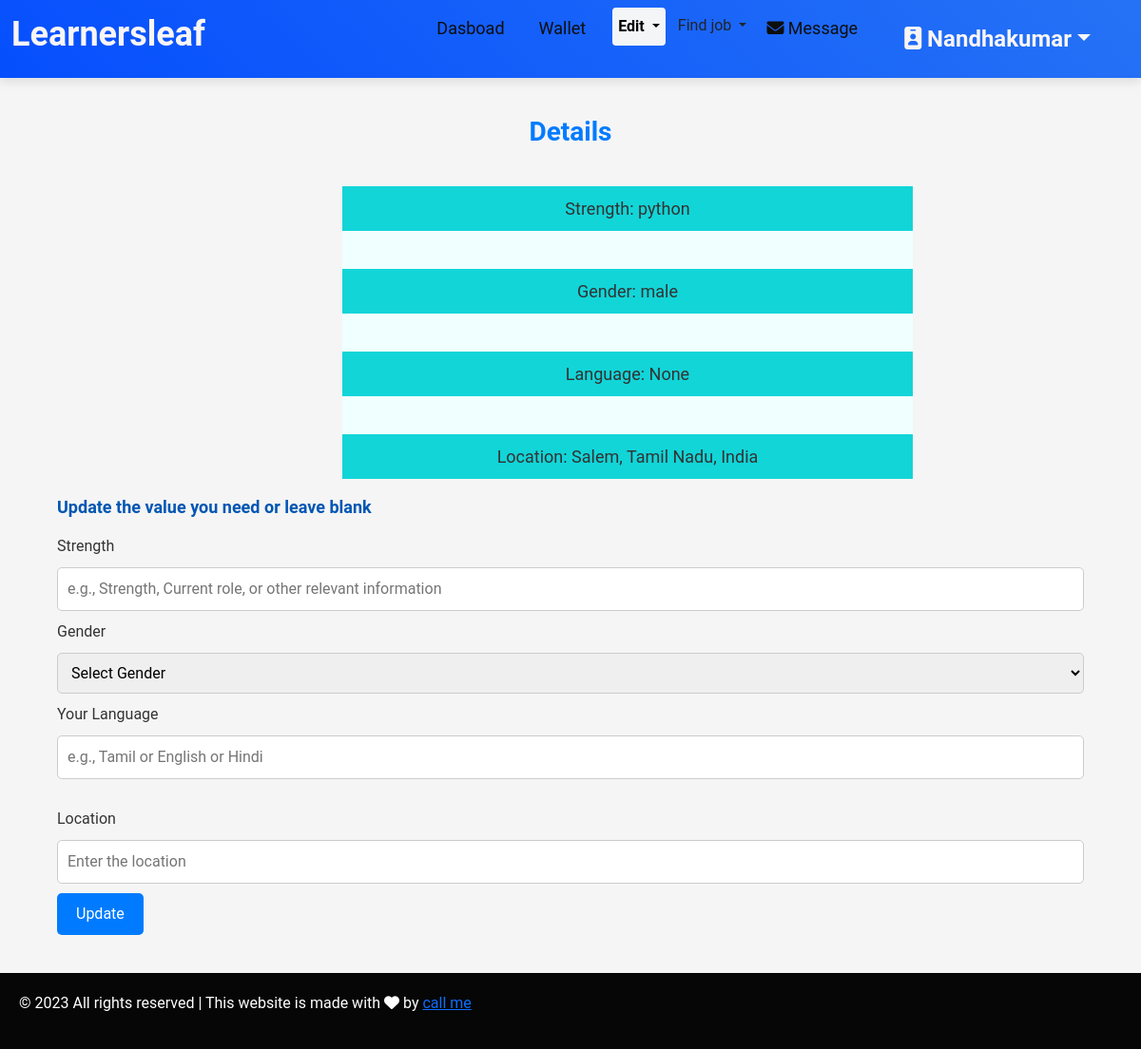
Screenshot of /t_basic/ipcsnandha@gmail.com with the database file from the repository.
### kovai_app/models.py (models this page shows, shortened)
class TutorRegistration(models.Model):
    GENDER_CHOICES = [
        ('male', 'Male'),
        ('female', 'Female'),
    ]
    TEACHING_TYPES = [
        ('individual_teaching', 'Individual Teaching'),
        ('teaching_company', 'Teaching Company'),
    ]
    DEGREE_TYPES = [
        ('Secondary', 'Secondary'),
        ('Higher_Secondary', 'Higher Secondary'),
        ('Diploma', 'Diploma'),
        ('Graduation', 'Graduation'),
        ('AdvancedDiploma', 'Advanced Diploma'),
        ('PostGraduation', 'Post Graduation'),
        ('Doctorate/PhD', 'Doctorate/PhD'),
        ('Certification', 'Certification'),
        ('Other', 'Other'),
    ]
    ASSOCIATION_CHOICES = [
        ('parttime', 'Part time'),
        ('fulltime', 'Full time'),
        ('Correspondence', 'Correspondence / Distance Learning'),
    ]
    FEE_CHOICES = [
        ('per_hour', 'per hour'),
        ('per_month', 'per month'),
        ('per_year', 'per year'),
    ]
    INTEREST_CHOICES = [
        ('online_teaching', 'Online teaching'),
        ('offline_teaching', 'Offline teaching'),
        ('full_time', 'Full Time'),
        ('part_time', 'Part Time'),
        ('both', 'Both'),
    ]
    user = models.OneToOneField(User, on_delete=models.CASCADE,null=True,blank=True)
    name = models.CharField(max_length=255)
    email = models.EmailField()
    password = models.CharField(max_length=255)
    confirm_password = models.CharField(max_length=255)
    types = models.CharField(max_length=50, choices=TEACHING_TYPES, null=True, blank=True)
    strength = models.CharField(max_length=255, null=True, blank=True)
    gender = models.CharField(max_length=10, choices=GENDER_CHOICES, null=True, blank=True)
    date_of_birth = models.DateField(null=True, blank=True)
    language = models.CharField(max_length=50, choices=TEACHING_TYPES, null=True, blank=True)
    language_two=models.CharField(max_length=50, choices=TEACHING_TYPES, null=True, blank=True)
    language_three=models.CharField(max_length=50, choices=TEACHING_TYPES, null=True, blank=True)
    language_four=models.CharField(max_length=50, choices=TEACHING_TYPES, null=True, blank=True)
    language_five=models.CharField(max_length=50, choices=TEACHING_TYPES, null=True, blank=True)
    location = models.CharField(max_length=255, null=True, blank=True)
    post_code = models.CharField(max_length=20, null=True, blank=True)
    subject = models.CharField(max_length=255, null=True, blank=True)
    from_level = models.CharField(max_length=255, null=True, blank=True)
    institution_name = models.CharField(max_length=255, null=True, blank=True)
    degree_type = models.CharField(max_length=50, choices=DEGREE_TYPES, null=True, blank=True)
    degree_name = models.CharField(max_length=255, null=True, blank=True)
    specialisation= models.CharField(max_length=255, null=True, blank=True)
    institution_name_two = models.CharField(max_length=255, null=True, blank=True)
    institution_name_three = models.CharField(max_length=255, null=True, blank=True)
    institution_name_four = models.CharField(max_length=255, null=True, blank=True)
    institution_name_five = models.CharField(max_length=255, null=True, blank=True)
    degree_type_two = models.CharField(max_length=50, choices=DEGREE_TYPES, null=True, blank=True)
    degree_name_two = models.CharField(max_length=255, null=True, blank=True)
    degree_type_three = models.CharField(max_length=50, choices=DEGREE_TYPES, null=True, blank=True)
    degree_name_three = models.CharField(max_length=255, null=True, blank=True)
    degree_type_four = models.CharField(max_length=50, choices=DEGREE_TYPES, null=True, blank=True)
    degree_name_four = models.CharField(max_length=255, null=True, blank=True)
    degree_type_five = models.CharField(max_length=50, choices=DEGREE_TYPES, null=True, blank=True)
    degree_name_five = models.CharField(max_length=255, null=True, blank=True)
    specialisation_two= models.CharField(max_length=255, null=True, blank=True)
    specialisation_three= models.CharField(max_length=255, null=True, blank=True)
    specialisation_four= models.CharField(max_length=255, null=True, blank=True)
    specialisation_five= models.CharField(max_length=255, null=True, blank=True)
    company_name = models.CharField(max_length=255, null=True, blank=True)
    job_roll = models.CharField(max_length=255, null=True, blank=True)
    company_name_two = models.CharField(max_length=255, null=True, blank=True)
    job_roll_two = models.CharField(max_length=255, null=True, blank=True)
    company_name_three = models.CharField(max_length=255, null=True, blank=True)
    job_roll_three = models.CharField(max_length=255, null=True, blank=True)
    company_name_four = models.CharField(max_length=255, null=True, blank=True)
    job_roll_four = models.CharField(max_length=255, null=True, blank=True)
    company_name_five = models.CharField(max_length=255, null=True, blank=True)
    job_roll_five = models.CharField(max_length=255, null=True, blank=True)
    year_of_experience=models.CharField(max_length=255, null=True, blank=True)
    year_of_experience_two=models.CharField(max_length=255, null=True, blank=True)
    year_of_experience_three=models.CharField(max_length=255, null=True, blank=True)
    year_of_experience_four=models.CharField(max_length=255, null=True, blank=True)
    year_of_experience_five=models.CharField(max_length=255, null=True, blank=True)
    i_charge = models.CharField(max_length=20, choices=FEE_CHOICES, null=True, blank=True)
    min_fee = models.DecimalField(max_digits=10, decimal_places=2, null=True, blank=True)
    max_fee = models.DecimalField(max_digits=10, decimal_places=2, null=True, blank=True)
    classes = models.CharField(max_length=20, choices=FEE_CHOICES, null=True, blank=True)
    other_subject = models.CharField(max_length=20, choices=FEE_CHOICES, null=True, blank=True)
    language_subject = models.CharField(max_length=20, choices=FEE_CHOICES, null=True, blank=True)
    curriculum= models.CharField(max_length=20, choices=FEE_CHOICES, null=True, blank=True)
    willing_to_travel = models.CharField(
        max_length=3,
        choices=[('yes', 'Yes'), ('no', 'No')],
        default='no',
        null=True,
        blank=True
    )
    available_for_online_teaching = models.CharField(
        max_length=3,
        choices=[('yes', 'Yes'), ('no', 'No')],
        default='no',
        null=True,
        blank=True
    )
    help_with_homework = models.CharField(
        max_length=3,
        choices=[('yes', 'Yes'), ('no', 'No')],
        default='no',
        null=True,
        blank=True
    )
    full_time_teacher = models.CharField(
        max_length=3,
        choices=[('yes', 'Yes'), ('no', 'No')],
        default='no',
        null=True,
        blank=True
    )
    interested_in = models.CharField(max_length=20, choices=INTEREST_CHOICES, null=True, blank=True)
    s_profile_description = models.TextField(null=True, blank=True)
    profile_description = models.TextField(null=True, blank=True)
    id_proof = models.ImageField(upload_to=upload_to, null=True, blank=True)
    profile_photo = models.ImageField(upload_to=upload_to,null=True)
    phone = models.CharField(max_length=15 ,null=True, blank=True)
    email_otp=models.BigIntegerField(null=True,blank=True)
    filename=models.CharField(max_length=500, choices=INTEREST_CHOICES, null=True, blank=True)
    coin=models.IntegerField(null=True, blank=True)
    review=models.IntegerField(null=True, blank=True)

### kovai_app/views.py (the view, shortened to what this page needs)
# urls.py: path('t_basic/<email>',views.t_basic, name='t_basic'),
def t_basic(request,email):
    a=TutorRegistration.objects.filter(email=email).first()
    return render(request,"t_basic_detail.html",{"account":a})

### kovai_app/templates/t_basic_detail.html (shortened to what this page needs)
<!DOCTYPE html>
<html lang="en">
<head>
    <link href="https://cdn.jsdelivr.net/npm/bootstrap@5.3.3/dist/css/bootstrap.min.css" rel="stylesheet">
    <link rel="stylesheet" href="https://cdnjs.cloudflare.com/ajax/libs/font-awesome/6.6.0/css/all.min.css" />
</head>
<body>
    <nav class="navbar navbar-expand-lg navbar-light " >
        <div class="container-fluid">
            <a class="navbar-brand " href="#"><h2 style="font-weight: bold; color: #f9f5f5; font-size: 36px;">Learnersleaf</h2>
            </a>
            <div class="collapse navbar-collapse" id="navbarNav">
                <ul class="navbar-nav ms-auto">
                    <li class="nav-item">
                        <a class="nav-link " href="/teacher_dashboard/{{account.email}}">Dasboad</a>
                    </li>
                    <li class="nav-item">
                        <a class="nav-link  " href="/t_wallet/{{account.email}}">Wallet</a>
                    </li>
                    <li class="nav-item ">
                        <div class="dropdown">
                            <button type="button" class=" active  dropdown-toggle" data-bs-toggle="dropdown">
                                Edit
                            </button>
                        </div>
                    </li>
                    <li class="nav-item">
                        <div class="dropdown">
                            <button type="button" class="btn dropdown-toggle" data-bs-toggle="dropdown" >
                                Find job
                            </button>
                        </div>
                    </li>
                    <li class="nav-item  ">
                     <a href="/teacher_inbox/{{account.email}}" class="nav-link" > <i class="fa-solid fa-envelope"  ></i>&nbsp;Message</a>
                </li>
                <li class="nav-item">
                <div class="dropdown nav-link "><div class="btn  dropdown-toggle" data-bs-toggle="dropdown" style="font-size: 24px; font-weight: bold; color:  #f9f5f5;;" ><i class="fa-solid fa-id-badge"  ></i> {{account.name|title}}</div>
    </div>
            </li>
                </ul>
            </div>
        </div>
    </nav>
    <h3  class="section-heading"> Details </h3>
<div class="main">
    <div class="detail">
        <ul>
            <li>Strength: <span id="display-strength">{{account.strength}}</span></li>
            <li>Gender: <span id="display-gender">{{account.gender}}</span></li>
            <li>Language: <span id="display-language">{{account.language}}</span></li>
            <li>Location: <span id="display-location">{{account.location}}</span></li>
        </ul>
    </div>
    <p  style="font-size: 18px; margin-left: 0; color: #0056b3; font-weight: bold;">Update the value you need or leave blank</p>
    <form action="/t_basic/{{account.email}}" method="POST" onsubmit="return validateForm()">
        <label>Strength</label>
        <input type="text" name="strength" id="strength" placeholder="e.g., Strength, Current role, or other relevant information">
        <label>Gender</label>
        <select name="gender" id="gender">
            <option value="">Select Gender</option>
        </select>
        <label>Your Language</label>
        <input type="text" name="language" id="language" placeholder="e.g., Tamil or English or Hindi">
        <div class="location">
            <label>Location</label>
            <input type="text" placeholder="Enter the location" id="box" autocomplete="off" name="location">
        </div>
        <input type="submit" value="Update">
    </form>
</div>
    <div class="footer">
        <p>&copy; 2023 All rights reserved | This website is made with <i
            class="fa-solid fa-heart"></i> by <a href="https://www.linkedin.com
            /in/krishnachandra-9a8a3a1a5/"> call me</a>
            </p>
    </div>
</body>
</html>

### kovai_app/templates/t_basic_detail.html (style rules this page uses)
body { font-family: Arial, sans-serif; background-color: #f4f4f4; margin: 0; }
.detail ul { list-style: none; padding: 0; }
.detail li { padding: 10px 0; font-size: 18px; }
.location { margin-top: 20px; }
input[type="text"], select { width: 100%; padding: 10px; margin: 10px 0; border: 1px solid #ccc; border-radius: 5px; }
input[type="submit"] { background-color: rgb(0, 123, 255); color: white; padding: 10px 20px; border: none; border-radius: 5px; cursor: pointer; transition: background-color 0.3s ease; }
.detail { background-color: azure; border-radius: 10px; margin-left: 300px; width: 600px; }
.detail li { background-color: rgb(18, 213, 216); margin-top: 40px; text-align: center; }
.navbar-brand { font-size: 30px; font-weight: bold; color: #007bff; transition: color 0.3s ease; }
.active { background-color: #f3f5f7; font-weight: bold; height: 40px; border-radius: 4px; }
.nav-link { font-size: 18px; margin-right: 20px; color: #0e0e0e; position: relative; transition: color 0.3s ease, transform 0.3s ease; }
.nav-link::after { content: ''; position: absolute; width: 0; height: 2px; background: #007bff; left: 0; bottom: -5px; transition: width 0.3s ease; }
.section-heading { margin: 40px 0 20px; font-size: 28px; text-align: center; font-weight: bold; color: #007bff; animation: fadeInDown 1s ease; }
body { background-color: #f5f5f5; font-family: 'Roboto', sans-serif; color: #333; }
h2 { color: #0a0606; font-weight: bold; }
nav { background: linear-gradient(45deg, #0048ff, #7ed6df); background-size: 400% 400%; animation: gradientAnimation 10s ease infinite; box-shadow: 0 4px 10px rgba(0, 0, 0, 0.1); }
.main { padding-left: 60px; padding-right: 60px; padding-bottom: 40px; }
.footer { background-color: #060606; padding: 20px; color: #fff; margin-left: 0; }
button { border: none; }

### rows the page displays
TutorRegistration: name "Nandhakumar", strength "python", gender "male", language "None", location "Salem, Tamil Nadu, India"
